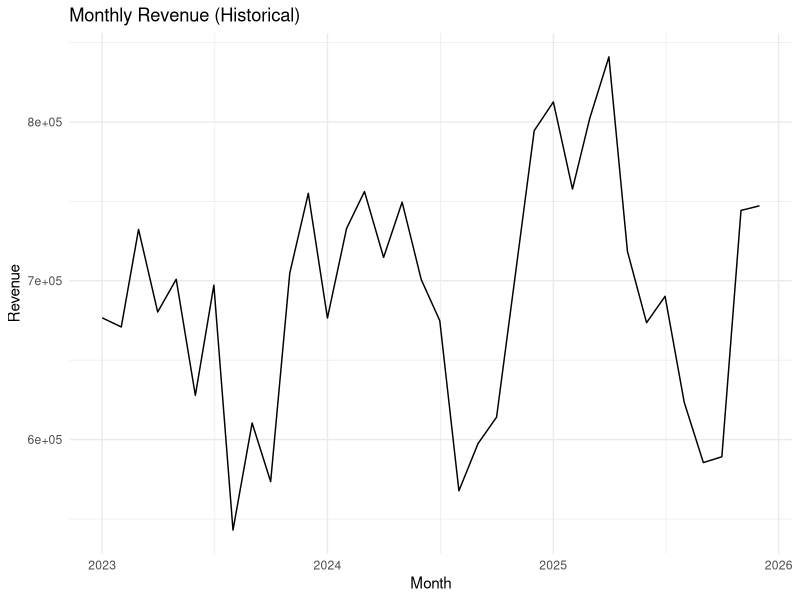
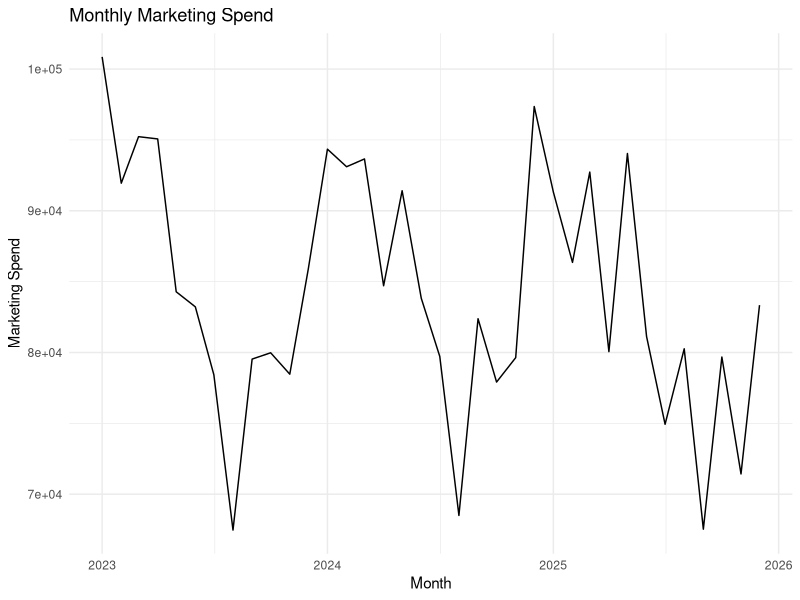
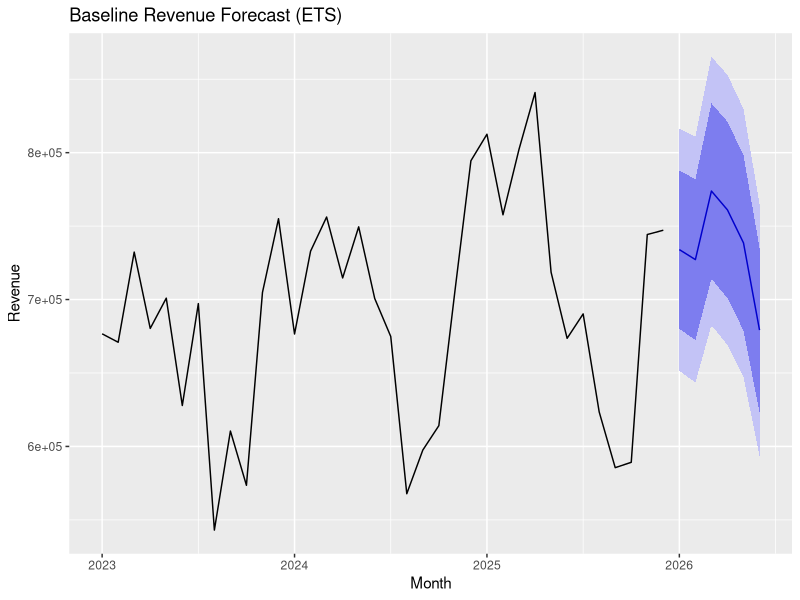
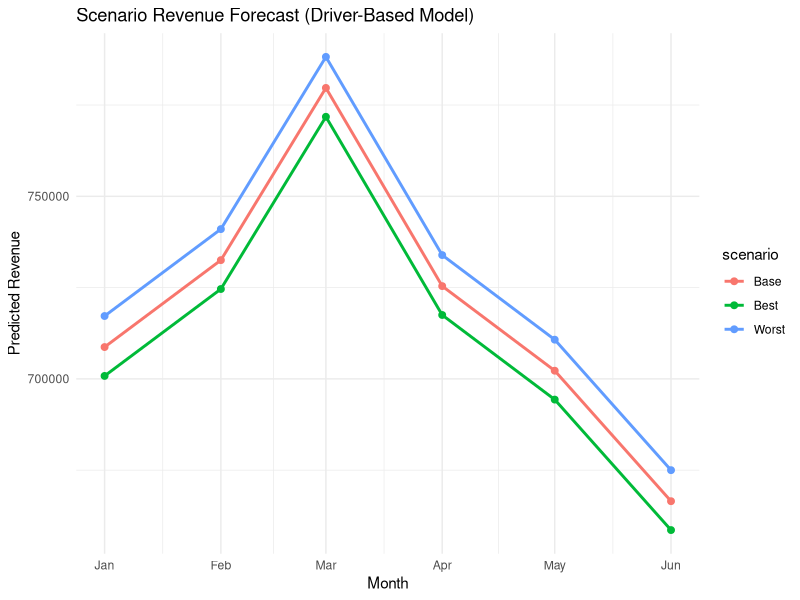

Generate these figures, in order, with R:
# Project 3: Revenue Forecasting & Scenario Planning (Beginner-Friendly)
# -------------------------------------------------------------------
# What you will build:
# 1) Baseline 6-month revenue forecast (time-series)
# 2) Driver-based model (marketing spend, price, promos, seasonality)
# 3) Best/Base/Worst scenario comparison

# --------- 0) Install packages (run once) ---------
# install.packages(c("tidyverse","lubridate","forecast","broom"))

library(tidyverse)
library(lubridate)
library(forecast)
library(broom)

# --------- 1) Load data ---------
df <- read_csv("project3_revenue_forecasting_dataset.csv")

# Convert month to Date (first day of month)
df <- df %>%
  mutate(month_date = ymd(paste0(month, "-01"))) %>%
  arrange(month_date)

glimpse(df)

# --------- 2) Quick visuals (sanity checks) ---------
ggplot(df, aes(x = month_date, y = revenue)) +
  geom_line() +
  labs(title = "Monthly Revenue (Historical)", x = "Month", y = "Revenue") +
  theme_minimal()

ggplot(df, aes(x = month_date, y = marketing_spend)) +
  geom_line() +
  labs(title = "Monthly Marketing Spend", x = "Month", y = "Marketing Spend") +
  theme_minimal()

# --------- 3) Baseline time-series forecast (ETS) ---------
rev_ts <- ts(df$revenue, start = c(year(min(df$month_date)), month(min(df$month_date))), frequency = 12)

fit_ets <- ets(rev_ts)
fc_ets <- forecast(fit_ets, h = 6)

autoplot(fc_ets) +
  labs(title = "Baseline Revenue Forecast (ETS)", x = "Month", y = "Revenue")

baseline_df <- tibble(
  month_date = seq(from = max(df$month_date) %m+% months(1), by = "1 month", length.out = 6),
  baseline_revenue = as.numeric(fc_ets$mean)
) %>%
  mutate(month = format(month_date, "%Y-%m"))

# --------- 4) Driver-based model (regression) ---------
df_model <- df %>%
  mutate(log_mkt = log(marketing_spend),
         month_factor = factor(month_num))

lm_fit <- lm(revenue ~ log_mkt + avg_price + promo_flag + month_factor, data = df_model)

summary(lm_fit)
tidy(lm_fit)

# --------- 5) Future 6 months (base assumptions) ---------
last_month <- max(df$month_date)
future_months <- seq(from = last_month %m+% months(1), by = "1 month", length.out = 6)

base_mkt <- mean(tail(df$marketing_spend, 3))
base_price <- mean(tail(df$avg_price, 3))

future_base <- tibble(
  month_date = future_months,
  month_num = month(future_months),
  month_factor = factor(month(future_months), levels = 1:12),
  marketing_spend = base_mkt,
  avg_price = base_price,
  promo_flag = if_else(month_num %in% c(11,12,7), 1, 0)
) %>%
  mutate(log_mkt = log(marketing_spend),
         month = format(month_date, "%Y-%m"))

# --------- 6) Scenarios ---------
scenario_base <- future_base %>% mutate(scenario = "Base")

scenario_best <- future_base %>%
  mutate(marketing_spend = marketing_spend * 1.10,
         avg_price = avg_price * 1.02,
         log_mkt = log(marketing_spend),
         scenario = "Best")

scenario_worst <- future_base %>%
  mutate(marketing_spend = marketing_spend * 0.90,
         avg_price = avg_price * 0.98,
         promo_flag = 0,
         log_mkt = log(marketing_spend),
         scenario = "Worst")

future_all <- bind_rows(scenario_base, scenario_best, scenario_worst) %>%
  mutate(pred_revenue = predict(lm_fit, newdata = .))

# --------- 7) Scenario chart ---------
ggplot(future_all, aes(x = month_date, y = pred_revenue, color = scenario, group = scenario)) +
  geom_line(linewidth = 1) +
  geom_point(size = 2) +
  labs(title = "Scenario Revenue Forecast (Driver-Based Model)",
       x = "Month", y = "Predicted Revenue") +
  theme_minimal()

# Baseline vs driver-based base scenario (table)
scenario_compare <- future_all %>%
  filter(scenario == "Base") %>%
  left_join(baseline_df, by = c("month_date","month")) %>%
  select(month, baseline_revenue, pred_revenue)

print(scenario_compare)

# --------- 8) Save outputs ---------
write_csv(future_all, "scenario_forecast_6m.csv")
write_csv(baseline_df, "baseline_forecast_6m.csv")

# Interview line:
# "I created a baseline ETS forecast and a driver-based model with marketing, price, promos, and seasonality,
# then simulated best/base/worst scenarios to quantify upside/downside risk for planning."
